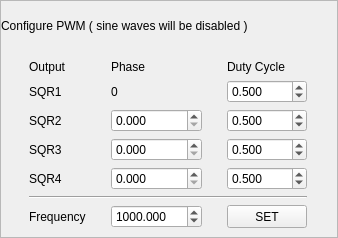
<?xml version="1.0" encoding="UTF-8"?>
<ui version="4.0">
 <class>Form</class>
 <widget class="QWidget" name="Form">
  <property name="geometry">
   <rect>
    <x>0</x>
    <y>0</y>
    <width>338</width>
    <height>238</height>
   </rect>
  </property>
  <property name="windowTitle">
   <string>Form</string>
  </property>
  <layout class="QVBoxLayout" name="verticalLayout">
   <property name="spacing">
    <number>0</number>
   </property>
   <property name="margin">
    <number>0</number>
   </property>
   <item>
    <widget class="QFrame" name="frame_7">
     <property name="sizePolicy">
      <sizepolicy hsizetype="Preferred" vsizetype="Preferred">
       <horstretch>0</horstretch>
       <verstretch>0</verstretch>
      </sizepolicy>
     </property>
     <property name="maximumSize">
      <size>
       <width>400</width>
       <height>16777215</height>
      </size>
     </property>
     <property name="frameShape">
      <enum>QFrame::StyledPanel</enum>
     </property>
     <property name="frameShadow">
      <enum>QFrame::Raised</enum>
     </property>
     <property name="class" stdset="0">
      <string>PeripheralCollection</string>
     </property>
     <layout class="QVBoxLayout" name="verticalLayout_5">
      <property name="spacing">
       <number>5</number>
      </property>
      <property name="leftMargin">
       <number>0</number>
      </property>
      <property name="topMargin">
       <number>5</number>
      </property>
      <property name="rightMargin">
       <number>0</number>
      </property>
      <property name="bottomMargin">
       <number>0</number>
      </property>
      <item>
       <widget class="QLabel" name="label_4">
        <property name="text">
         <string>Configure PWM ( sine waves will be disabled )</string>
        </property>
       </widget>
      </item>
      <item>
       <widget class="QFrame" name="Frame_4">
        <property name="PeripheralCollectionInner" stdset="0">
         <string/>
        </property>
        <property name="class" stdset="0">
         <string>PeripheralCollectionInner</string>
        </property>
        <layout class="QGridLayout" name="gridLayout_4">
         <property name="sizeConstraint">
          <enum>QLayout::SetNoConstraint</enum>
         </property>
         <item row="6" column="2">
          <widget class="QPushButton" name="pushButton_6">
           <property name="sizePolicy">
            <sizepolicy hsizetype="Minimum" vsizetype="Minimum">
             <horstretch>0</horstretch>
             <verstretch>0</verstretch>
            </sizepolicy>
           </property>
           <property name="text">
            <string>SET</string>
           </property>
          </widget>
         </item>
         <item row="0" column="1">
          <widget class="QLabel" name="label_20">
           <property name="sizePolicy">
            <sizepolicy hsizetype="Maximum" vsizetype="Preferred">
             <horstretch>0</horstretch>
             <verstretch>0</verstretch>
            </sizepolicy>
           </property>
           <property name="text">
            <string>Phase</string>
           </property>
          </widget>
         </item>
         <item row="4" column="0">
          <widget class="QLabel" name="label_35">
           <property name="sizePolicy">
            <sizepolicy hsizetype="Maximum" vsizetype="Preferred">
             <horstretch>0</horstretch>
             <verstretch>0</verstretch>
            </sizepolicy>
           </property>
           <property name="text">
            <string>SQR4</string>
           </property>
          </widget>
         </item>
         <item row="3" column="1">
          <widget class="QDoubleSpinBox" name="SQR3P">
           <property name="sizePolicy">
            <sizepolicy hsizetype="Minimum" vsizetype="Fixed">
             <horstretch>0</horstretch>
             <verstretch>0</verstretch>
            </sizepolicy>
           </property>
           <property name="decimals">
            <number>3</number>
           </property>
           <property name="maximum">
            <double>360.000000000000000</double>
           </property>
           <property name="singleStep">
            <double>1.000000000000000</double>
           </property>
           <property name="value">
            <double>0.000000000000000</double>
           </property>
          </widget>
         </item>
         <item row="3" column="0">
          <widget class="QLabel" name="label_34">
           <property name="sizePolicy">
            <sizepolicy hsizetype="Maximum" vsizetype="Preferred">
             <horstretch>0</horstretch>
             <verstretch>0</verstretch>
            </sizepolicy>
           </property>
           <property name="text">
            <string>SQR3</string>
           </property>
          </widget>
         </item>
         <item row="4" column="1">
          <widget class="QDoubleSpinBox" name="SQR4P">
           <property name="sizePolicy">
            <sizepolicy hsizetype="Minimum" vsizetype="Fixed">
             <horstretch>0</horstretch>
             <verstretch>0</verstretch>
            </sizepolicy>
           </property>
           <property name="decimals">
            <number>3</number>
           </property>
           <property name="maximum">
            <double>360.000000000000000</double>
           </property>
           <property name="singleStep">
            <double>1.000000000000000</double>
           </property>
           <property name="value">
            <double>0.000000000000000</double>
           </property>
          </widget>
         </item>
         <item row="1" column="2">
          <widget class="QDoubleSpinBox" name="SQR1DC">
           <property name="sizePolicy">
            <sizepolicy hsizetype="Minimum" vsizetype="Fixed">
             <horstretch>0</horstretch>
             <verstretch>0</verstretch>
            </sizepolicy>
           </property>
           <property name="decimals">
            <number>3</number>
           </property>
           <property name="maximum">
            <double>1.000000000000000</double>
           </property>
           <property name="singleStep">
            <double>0.100000000000000</double>
           </property>
           <property name="value">
            <double>0.500000000000000</double>
           </property>
          </widget>
         </item>
         <item row="2" column="0">
          <widget class="QLabel" name="label_33">
           <property name="sizePolicy">
            <sizepolicy hsizetype="Maximum" vsizetype="Preferred">
             <horstretch>0</horstretch>
             <verstretch>0</verstretch>
            </sizepolicy>
           </property>
           <property name="text">
            <string>SQR2</string>
           </property>
          </widget>
         </item>
         <item row="1" column="0">
          <widget class="QLabel" name="label_18">
           <property name="sizePolicy">
            <sizepolicy hsizetype="Maximum" vsizetype="Preferred">
             <horstretch>0</horstretch>
             <verstretch>0</verstretch>
            </sizepolicy>
           </property>
           <property name="text">
            <string>SQR1</string>
           </property>
          </widget>
         </item>
         <item row="0" column="2">
          <widget class="QLabel" name="label_21">
           <property name="sizePolicy">
            <sizepolicy hsizetype="Maximum" vsizetype="Preferred">
             <horstretch>0</horstretch>
             <verstretch>0</verstretch>
            </sizepolicy>
           </property>
           <property name="text">
            <string>Duty Cycle</string>
           </property>
          </widget>
         </item>
         <item row="0" column="0">
          <widget class="QLabel" name="label_19">
           <property name="sizePolicy">
            <sizepolicy hsizetype="Maximum" vsizetype="Preferred">
             <horstretch>0</horstretch>
             <verstretch>0</verstretch>
            </sizepolicy>
           </property>
           <property name="text">
            <string>Output</string>
           </property>
          </widget>
         </item>
         <item row="2" column="1">
          <widget class="QDoubleSpinBox" name="SQR2P">
           <property name="sizePolicy">
            <sizepolicy hsizetype="Minimum" vsizetype="Fixed">
             <horstretch>0</horstretch>
             <verstretch>0</verstretch>
            </sizepolicy>
           </property>
           <property name="decimals">
            <number>3</number>
           </property>
           <property name="maximum">
            <double>360.000000000000000</double>
           </property>
           <property name="singleStep">
            <double>1.000000000000000</double>
           </property>
           <property name="value">
            <double>0.000000000000000</double>
           </property>
          </widget>
         </item>
         <item row="2" column="2">
          <widget class="QDoubleSpinBox" name="SQR2DC">
           <property name="sizePolicy">
            <sizepolicy hsizetype="Minimum" vsizetype="Fixed">
             <horstretch>0</horstretch>
             <verstretch>0</verstretch>
            </sizepolicy>
           </property>
           <property name="decimals">
            <number>3</number>
           </property>
           <property name="maximum">
            <double>1.000000000000000</double>
           </property>
           <property name="singleStep">
            <double>0.100000000000000</double>
           </property>
           <property name="value">
            <double>0.500000000000000</double>
           </property>
          </widget>
         </item>
         <item row="4" column="2">
          <widget class="QDoubleSpinBox" name="SQR4DC">
           <property name="sizePolicy">
            <sizepolicy hsizetype="Minimum" vsizetype="Fixed">
             <horstretch>0</horstretch>
             <verstretch>0</verstretch>
            </sizepolicy>
           </property>
           <property name="decimals">
            <number>3</number>
           </property>
           <property name="maximum">
            <double>1.000000000000000</double>
           </property>
           <property name="singleStep">
            <double>0.100000000000000</double>
           </property>
           <property name="value">
            <double>0.500000000000000</double>
           </property>
          </widget>
         </item>
         <item row="3" column="2">
          <widget class="QDoubleSpinBox" name="SQR3DC">
           <property name="sizePolicy">
            <sizepolicy hsizetype="Minimum" vsizetype="Fixed">
             <horstretch>0</horstretch>
             <verstretch>0</verstretch>
            </sizepolicy>
           </property>
           <property name="decimals">
            <number>3</number>
           </property>
           <property name="maximum">
            <double>1.000000000000000</double>
           </property>
           <property name="singleStep">
            <double>0.100000000000000</double>
           </property>
           <property name="value">
            <double>0.500000000000000</double>
           </property>
          </widget>
         </item>
         <item row="5" column="0" colspan="3">
          <widget class="Line" name="line">
           <property name="orientation">
            <enum>Qt::Horizontal</enum>
           </property>
          </widget>
         </item>
         <item row="6" column="0">
          <widget class="QLabel" name="label">
           <property name="text">
            <string>Frequency</string>
           </property>
          </widget>
         </item>
         <item row="6" column="1">
          <widget class="QDoubleSpinBox" name="SQRSF">
           <property name="sizePolicy">
            <sizepolicy hsizetype="Minimum" vsizetype="Fixed">
             <horstretch>0</horstretch>
             <verstretch>0</verstretch>
            </sizepolicy>
           </property>
           <property name="decimals">
            <number>3</number>
           </property>
           <property name="minimum">
            <double>100.000000000000000</double>
           </property>
           <property name="maximum">
            <double>1000000.000000000000000</double>
           </property>
           <property name="singleStep">
            <double>10.000000000000000</double>
           </property>
           <property name="value">
            <double>1000.000000000000000</double>
           </property>
          </widget>
         </item>
         <item row="1" column="1">
          <widget class="QLabel" name="label_22">
           <property name="sizePolicy">
            <sizepolicy hsizetype="Maximum" vsizetype="Preferred">
             <horstretch>0</horstretch>
             <verstretch>0</verstretch>
            </sizepolicy>
           </property>
           <property name="text">
            <string>0</string>
           </property>
          </widget>
         </item>
        </layout>
       </widget>
      </item>
     </layout>
    </widget>
   </item>
  </layout>
 </widget>
 <resources/>
 <connections>
  <connection>
   <sender>pushButton_6</sender>
   <signal>clicked()</signal>
   <receiver>Form</receiver>
   <slot>setSQRS()</slot>
   <hints>
    <hint type="sourcelabel">
     <x>313</x>
     <y>221</y>
    </hint>
    <hint type="destinationlabel">
     <x>344</x>
     <y>208</y>
    </hint>
   </hints>
  </connection>
 </connections>
 <slots>
  <slot>setSQRS()</slot>
 </slots>
</ui>
